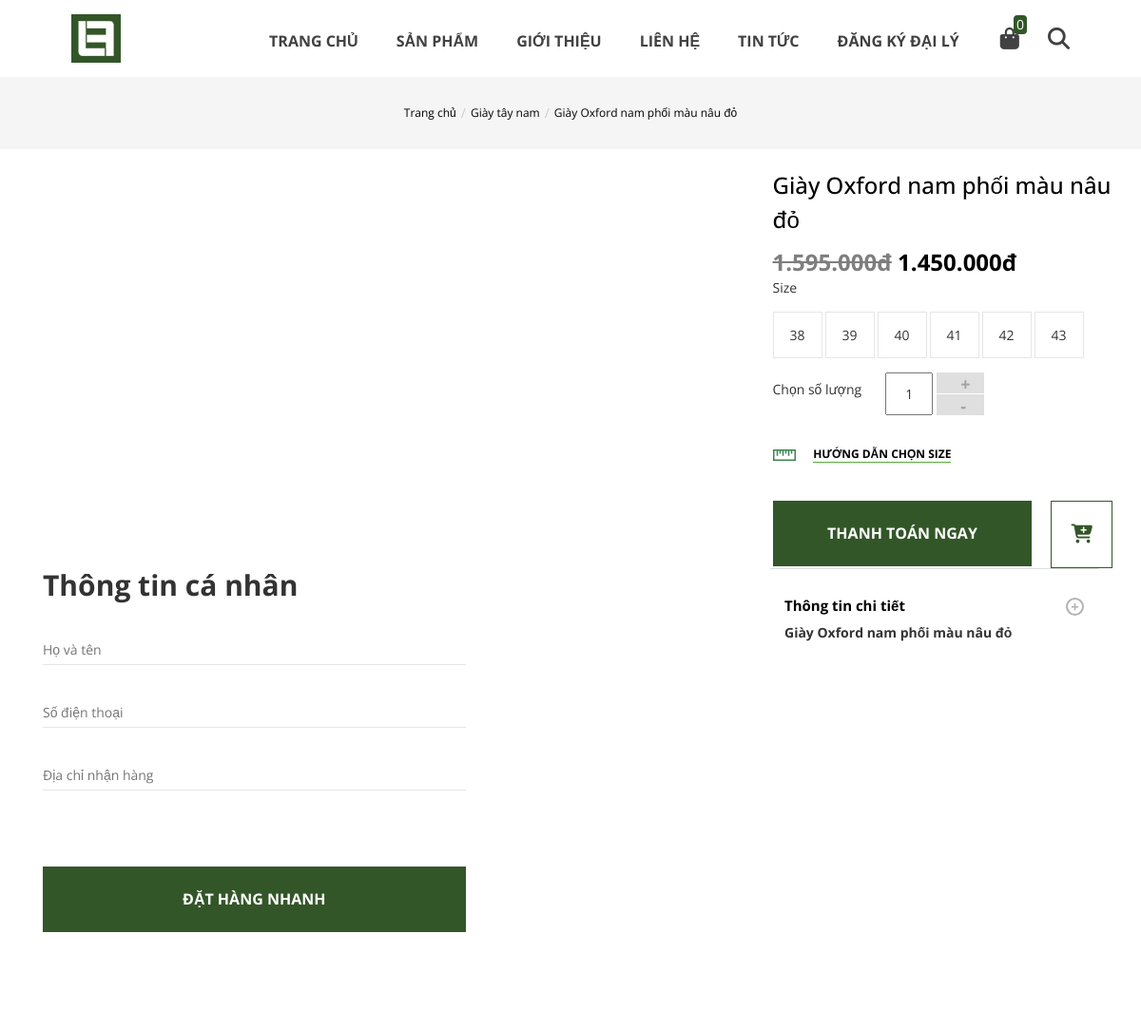
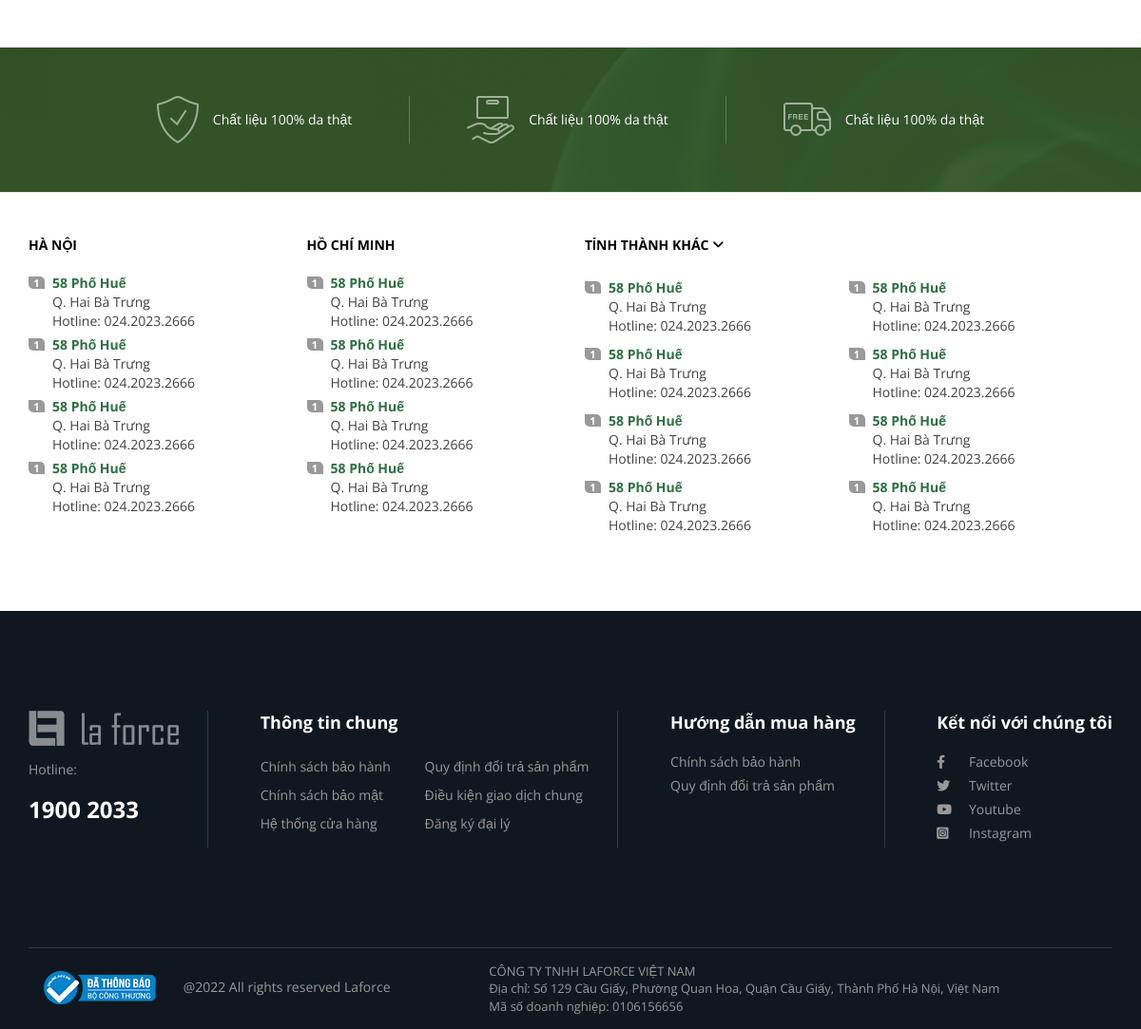
Screenshot of /index.php?page=product&method=western&id=73 with the database file from the repository (2 pictures, top to bottom).
### tables this page shows
CREATE TABLE `products` (
  `id` int(11) NOT NULL,
  `category_id` int(11) NOT NULL,
  `name` varchar(100) NOT NULL,
  `price` decimal(10,0) NOT NULL,
  `avatar` varchar(255) NOT NULL,
  `created_at` datetime NOT NULL DEFAULT current_timestamp(),
  `updated_at` datetime NOT NULL DEFAULT current_timestamp(),
  `description` text NOT NULL,
  `status` tinyint(4) NOT NULL DEFAULT 1,
  `active` tinyint(4) NOT NULL DEFAULT 1
);

CREATE TABLE `category` (
  `id` int(11) NOT NULL,
  `title` varchar(100) NOT NULL,
  `create_at` datetime NOT NULL DEFAULT current_timestamp(),
  `updated_at` datetime NOT NULL DEFAULT current_timestamp(),
  `status` tinyint(4) NOT NULL DEFAULT 1,
  `active` tinyint(4) NOT NULL DEFAULT 1
);

CREATE TABLE `sizes` (
  `id` int(11) NOT NULL,
  `size` int(11) NOT NULL
);

### Core/Controller.php (called while the page is built, shortened)
<?php
class Controller
{
    public function model($model)
    {
        return new $model;
    }
}

### configs/Connect.php (called while the page is built, shortened)
<?php
class Connect
{
    public function __construct()
    {
        try {
            $this->pdo = new PDO(self::DNS, self::USER, self::PASSWORD);
        } catch (PDOException $e) {
            echo $e->getMessage();
        }
    }
}

### Models/Product.php (called while the page is built, shortened)
<?php
include_once './configs/Connect.php';
class Product extends Connect
{
    public function showSizeById($id)
    {
        $sql = "SELECT sizes.id, sizes.size FROM store JOIN sizes ON store.size_id = sizes.id WHERE store.quantity > 0 AND store.product_id = :id GROUP BY sizes.id";
        $pre = $this->pdo->prepare($sql);
        $pre->bindParam(':id', $id);
        $pre->execute();
        return $pre->fetchAll(PDO::FETCH_ASSOC);
    }
    public function showProductById($id)
    {
        $sql = "SELECT products.id, products.name, products.avatar, products.category_id, category.title, products.description, products.price, products.active FROM products JOIN category ON products.category_id = category.id WHERE products.id = :id";
        $pre = $this->pdo->prepare($sql);
        $pre->bindParam(':id', $id);
        $pre->execute();
        return $pre->fetch(PDO::FETCH_ASSOC);
    }
    public function showImgProductById($id)
    {
        $sql = "SELECT list_image.id, list_image.path FROM list_image WHERE list_image.product_id = :id";
        $pre = $this->pdo->prepare($sql);
        $pre->bindParam(':id', $id);
        $pre->execute();
        return $pre->fetchAll(PDO::FETCH_ASSOC);
    }
}

### helper/helper.php (called while the page is built, shortened)
<?php
if (!function_exists('currency_format')) {
    function currency_format($number, $suffix = 'đ') {
        if (!empty($number)) {
            return number_format($number, 0, ',', '.') . "{$suffix}";
        }
    }
}

### Views/detail_product.php (the view, shortened to what this page needs)
<section class="mini-menu-header">
    <div class="box-mini-menu">
        <ul class="custom-nav menu-header-product-detail d-flex jtf-center alg-center">
            <li>
                <a href="index.php">Trang chủ</a>
            </li>
            <li>/</li>
            <li>
                <a href="index.php?page=product&method=western"><?=$product['title']?></a>
            </li>
            <li>/</li>
            <li>
                <a href="index.php?page=product&method=detail&id=<?=$product['id']?>"><?=$product['name']?></a>
            </li>
        </ul>
    </div>
</section>
<section class="product-detail">
    <div class="container">
        <div class="row">
            <div class="col-md-7">
                <div class="box-img-product d-flex alg-center">
                    <div class="thumbnails">
                        <div class="thumb">
                            <?php
                            foreach($listImg as $img) {
                            ?>
                                <a class="zoom" href="javascript:void(0)">
                                </a>
                            <?php
                            }
                            ?>
                        </div>
                        <div class="thumb">
                            <a class="zoom" href="javascript:void(0)">
                            </a>
                        </div>
                    </div>
                    <div class="big-slide-img">
                    </div>
                </div>
            </div>
            <div class="col-md-5">
                <div class="content-product-detail">
                    <h1 class="title-product-detail"><?=$product['name']?></h1>
                    <div class="price-product">
                        <del style="opacity: 0.5;"><?=currency_format($product['price'] * 110 / 100) ?></del>
                        <span><?= currency_format($product['price']) ?></span>
                    </div>
                        <div class="choose-size">
                            <p>Size</p>
                            <div class="box-border-choose-size d-flex mb-15 ">
                                <?php
                                foreach($sizes[$product['id']] as $size) {
                                ?>
                                <div class="border-choose-size" product-size = "<?=$size['id']?>">
                                    <span><?=$size['size']?></span>
                                </div>
                                <?php }?>
                            </div>
                        </div>
                        <div class="choose-quantity d-flex alg-center">
                            <p>Chọn số lượng</p>
                            <div class="quantity-custom d-flex">
                                <input aria-label="quantity" class="input-qty" min="1" max="10" name="quantity" type="number" value="1">
                                <div class="btn-up-down">
                                    <input class="plus is-form" type="button" value="+">
                                    <input class="minus is-form" type="button" value="-">
                                </div>
                            </div>
                        </div>
                        <div class="tutorial-choose-size mt-30">
                            <div class="btn-tutorial-choose-size">
                                <img src="./image/icon/ruler.png" alt="">
                                <span>Hướng dẫn chọn size</span>
                            </div>
                        </div>
                        <div class="btn-product-detail">
                            <a href="index.php?page=cart"  >
                                <button class="btn-submit-product-detail txt-center pay_now" value="<?=$product['id']?>">
                                    <span>Thanh toán ngay</span>
                                </button>
                            </a>
                            <button class="btn-cart-product-detail">
                                <span>
                                    <i class="fa-solid fa-cart-plus"></i>
                                </span>
                            </button>
                        </div>
                </div>
            </div>
        </div>
    </div>
</section>
<section class="detail-info">
    <div class="container">
        <div class="col-md-7">
            <div class="form-info-custom">
                <div class="title-info-custom">
                    <span>Thông tin cá nhân</span>
                </div>
                <form action="index.php?page=cart&method=quick-order" method="POST">
                    <div class="input-info-custom">
                        <input type="text" name="name" id="name" placeholder="Họ và tên" required>
                    </div>
                    <div class="input-info-custom">
                        <input type="tel" name="phone" id="phone" placeholder="Số điện thoại" required>
                    </div>
                    <div class="input-info-custom">
                        <input type="text" name="address" id="address" placeholder="Địa chỉ nhận hàng" required>
                    </div>
                    <div class="input-info-custom">
                        <button type="submit" class="btn-submit-product-detail quick-order" name="quick-order">
                            <span>Đặt hàng nhanh</span>
                        </button>
                    </div>
                </form>
            </div>
        </div>
        <div class="col-md-5">
            <div class="info-detail-product">
                <div class="panel-group" id="accordion" role="tablist" aria-multiselectable="true">
                    <div class="panel panel-default border-product-detail">
                        <div class="panel-heading" role="tab" id="headingOne">
                            <h4 class="panel-title">
                                <a role="button" data-toggle="collapse" data-parent="#accordion" href="#collapseOne" aria-expanded="true" aria-controls="collapseOne">
                                    Thông tin chi tiết
                                    <span>+</span>
                                </a>
                            </h4>
                        </div>
                        <div id="collapseOne" class="panel-collapse collapse in" role="tabpanel" aria-labelledby="headingOne">
                            <div class="panel-body">
                                <?=$product['description']?>
                            </div>
                        </div>
                    </div>
                </div>
            </div>
        </div>
    </div>
</section>

### css/style.css (style rules this page uses)
* { padding: 0; margin: 0; box-sizing: border-box; font-family: 'Open Sans', sans-serif; }
:root { --color-primary : #335628; }
.d-flex { display: flex; }
.alg-center { align-items: center; }
.jtf-center { justify-content: center; }
.txt-center { text-align: center; }
.custom-nav { padding: 0; margin: 0; list-style: none; }
.mb-15 { margin-bottom: 15px; }
.mt-30 { margin-top: 30px; }
.mini-menu-header { margin-top: 81px; clear: both; background: whitesmoke; min-height: 75px; }
.menu-header-product-detail { padding: 20px 15px; gap: 5px; }
.menu-header-product-detail li { color: #ccc; }
.menu-header-product-detail li a { color: #000; font-size: 12px; line-height: 36px; text-decoration: none; }

### css/main.css (style rules this page uses)
.thumbnails { max-width: 108px; padding-top: 0; width: 20%; display: flex; display: inline-block; vertical-align: middle; padding-right: 2%; }
.thumbnails .thumb a { margin: 15px 0; display: table; width: 100%; }
.big-slide-img { max-width: 542px; width: 80%; margin-left: 10px; text-align: right; display: inline-block; vertical-align: middle; }
.content-product-detail, .info-detail-product { margin-left: 100px; }
.title-product-detail { font-weight: 500; font-size: 24px; line-height: 36px; color: #000; }
.price-product { font-size: 24px; font-weight: bold; color: #000; }
.border-choose-size { padding: 10px 17px; border: 1px solid #e6e6e6; margin: 5px 3px 0px 0px; cursor: pointer; position: relative; list-style: none; }
.border-choose-size span { width: 35px; height: 35px; line-height: 27px; text-align: center; }
.quantity-custom { margin-left: 25px; }
.quantity-custom > input { padding: 10px; max-width: 50px; margin-right: 4px; text-align: center; outline: none; }
.btn-up-down { display: flex; flex-direction: column; justify-content: space-between; gap: 1px; }
.btn-up-down input { width: 20px; height: 22px; padding: 0px 25px; background-color: #dfdfdf; color: #a2a2a2; font-size: 18px; font-weight: bold; display: flex; justify-content: center; align-items: center; border: none; }
.tutorial-choose-size span { margin-left: 15px; font-size: 12px; text-transform: uppercase; font-weight: 700; border-bottom: 1px solid #56ad39; color: #000; cursor: pointer; }
.btn-product-detail { display: flex; gap: 20px; }
.btn-product-detail a { width: 100%; }
.btn-submit-product-detail { margin-top: 40px; padding: 23px; width: 100%; border: none; background-color: var(--color-primary); color: #fff; text-transform: uppercase; font-size: 16px; font-weight: bold; }
.btn-cart-product-detail { margin-top: 40px; padding: 20px; width: 20%; border: 1px solid var(--color-primary); background-color: #fff; color: var(--color-primary); font-size: 20px; }
.form-info-custom { width: 70%; }
.title-info-custom { font-size: 30px; line-height: 36px; font-weight: 700; color: #333; }
.input-info-custom { margin: 40px 0px; }
.input-info-custom input { border: none; outline: none; color: #757575; padding-bottom: 5px; border-bottom: 1px solid #e6e6e6; width: 100%; }
.border-product-detail { border: none; box-shadow: unset; }
.border-product-detail .panel-heading { padding-top: 30px; background-color: unset; border-top: 1px solid #ddd; border-radius: unset; }
.border-product-detail .panel-body { border-top: unset !important; padding-top: 0%; }
.panel-title a { font-size: 15px; color: #000; font-weight: bold; text-decoration: none; }
.panel-title a span { float: right; width: 19px; height: 19px; border: 2px solid; display: flex; justify-content: center; align-items: center; border-radius: 50%; color: #b3b3b3; }

### rows the page displays
products: category.title "Giày tây nam", name "Giày Oxford nam phối màu nâu đỏ", currency_format($product['price']*110/100) "1.595.000đ", price "1.450.000đ", description "Giày Oxford nam phối màu nâu đỏ"
sizes: size "38"
sizes: size "39"
sizes: size "40"
sizes: size "41"
sizes: size "42"
sizes: size "43"

### other values shown
$qty "0"
